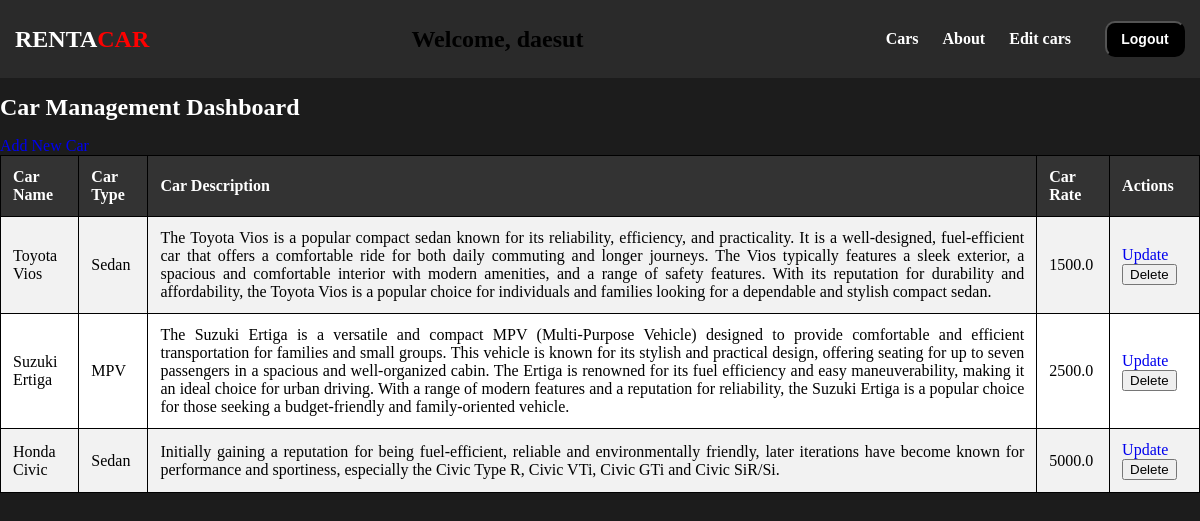
Page /carman.html (signed in) on the earlier database version.
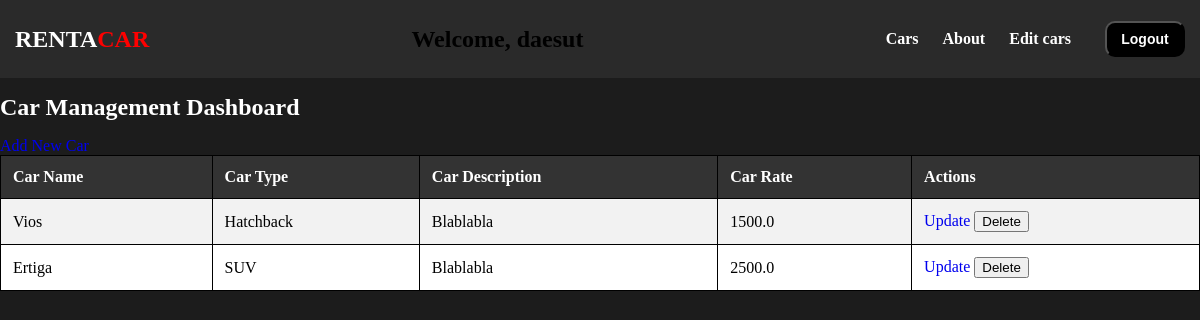
Same page on the later database version.
### rentacar/models.py (models this page shows, shortened)
class Car(models.Model):
    CarID = models.AutoField(primary_key=True)
    carName = models.CharField(max_length=255)
    carType = models.CharField(max_length=100)
    carDescription = models.TextField()
    carRate = models.FloatField()
    carPic = models.ImageField(upload_to='car_pics/', blank=True, null=True)
    status = models.IntegerField(default=0)
    availability = models.IntegerField(default=0)

### rentacar/views.py (the view)
# urls.py: path('carman.html', views.car_management, name='car_management'),
def car_management(request):
    user_is_admin = request.user.is_staff
    cars = Car.objects.all()
    context = {
        "user_is_admin": user_is_admin,
        "cars": cars,  # Add the 'cars' context variable
    }
    return render(request, "RentACar/carman.html", context)

### rentacar/templates/RentACar/carman.html (shortened to what this page needs)
<!DOCTYPE html>
{% load static %}
<html>
<head>
    <link rel="stylesheet" type="text/css" href="{% static 'RentACar/css/car_list.css' %}">
</head>
<body>
    <header>
        <nav class="navbar">
            <div class="navdiv">
                <div class="brand"><a href="{% url 'home' %}"><h1><span class="white-text">RENTA</span><span class="red-text">CAR</span></h1></a></div>
                <div class="centered-text" style="text-align: left;">
                    {% if user.is_authenticated %}
                    <h2>Welcome, {{ user.username }}</h2>
                    {% endif %}
                    </div>
                <ul>
                    <li><a href="{% url 'cars' %}">Cars</a></li>
                    <li><a href="{% url 'about' %}">About</a></li>
                    {% if user_is_admin %}
                    <li><a href="{% url 'car_management' %}">Edit cars</a></li>
                    {% endif %}
                    {% if user.is_authenticated %}
                    <button><a href="{% url 'logout' %}">Logout</a></button>
                    {% else %}
                    <button><a href="{% url 'login' %}">Login</a></button>
                    {% endif %}
                </ul>
            </nav>
    </header>
    <h1>Car Management Dashboard</h1>
    {% if user_is_admin %}
    <a href="{% url 'add_car' %}">Add New Car</a>
    <table>
        <tr>
            <th>Car Name</th>
            <th>Car Type</th>
            <th>Car Description</th>
            <th>Car Rate</th>
            <th>Actions</th>
        </tr>
        {% for car in cars %}
        <tr>
            <td>{{ car.carName }}</td>
            <td>{{ car.carType }}</td>
            <td style="text-align: justify;">{{ car.carDescription }}</td>
            <td>{{ car.carRate }}</td>
            <td>
                <a href="{% url 'update_car' car.CarID %}">Update</a>
                <form action="{% url 'delete_car' car.CarID %}" method="post" style="display: inline;">
                    <button type="submit" class="delete-button" onclick="return confirmDelete();">Delete</button>
                </form>
            </td>
        </tr>
        {% endfor %}
    </table>
    {% else %}
    <p>You don't have permission to manage cars.</p>
    {% endif %}
</body>
</html>

### rentacar/templates/RentACar/carman.html (style rules this page uses)
* { text-decoration: none; }
body { margin: 0; padding: 0; background-repeat: no-repeat; background-size: cover; background-color: #1C1C1C; }
.navbar { background: rgb(42, 42, 42); font-family: calibri; padding: 0; margin: 0; }
.navdiv { display: flex; align-items: center; justify-content: space-between; padding: 5px 15px; }
.brand a { font-size: 15px; font-weight: 600; color: white; }
nav li { list-style: none; display: inline-block; }
nav li a { color: white; font-size: 16px; font-weight: bold; margin-right: 20px; }
nav button { background-color: black; margin-left: 10px; border-radius: 10px; padding: 8px; width: 80px; }
nav button a { color: white; font-weight: bold; font-size: 14px; }
.red-text { color: red; font-weight: bold; }
table { width: 100%; border-collapse: collapse; }
table, th, td { border: 1px solid black; }
th, td { padding: 10px; text-align: left; }
h1 { font-size: 24px; color: #ffffff; }
table { width: 100%; border-collapse: collapse; background-color: #fff; }
th, td { padding: 12px; text-align: left; }
th { background-color: #333; color: #fff; }
tr:nth-child(even) { background-color: #f2f2f2; }

Differences in the rows shown:
removed Car: carName "Honda Civic", carType "Sedan", carDescription "Initially gaining a reputation for being fuel-efficient, reliable and environmentally friendly, later iterations have become known for performance and sportiness, especially the Civic Type R, Civic VTi, Civic GTi and Civic SiR/Si.", carRate "5000.0"
changed Car: carName "Toyota Vios" → "Vios"; carType "Sedan" → "Hatchback"; carDescription "The Toyota Vios is a popular compact sedan known for its reliability, efficiency, and practicality. It is a well-designed, fuel-efficient car that offers a comfortable ride for both daily commuting and longer journeys. The Vios typically features a sleek exterior, a spacious and comfortable interior with modern amenities, and a range of safety features. With its reputation for durability and affordability, the Toyota Vios is a popular choice for individuals and families looking for a dependable and stylish compact sedan." → "Blablabla"
changed Car: carName "Suzuki Ertiga" → "Ertiga"; carType "MPV" → "SUV"; carDescription "The Suzuki Ertiga is a versatile and compact MPV (Multi-Purpose Vehicle) designed to provide comfortable and efficient transportation for families and small groups. This vehicle is known for its stylish and practical design, offering seating for up to seven passengers in a spacious and well-organized cabin. The Ertiga is renowned for its fuel efficiency and easy maneuverability, making it an ideal choice for urban driving. With a range of modern features and a reputation for reliability, the Suzuki Ertiga is a popular choice for those seeking a budget-friendly and family-oriented vehicle." → "Blablabla"
